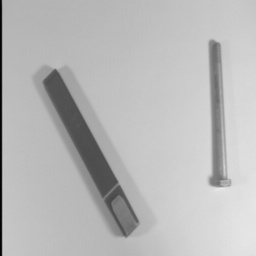
#> input picture operador_binarios/input1/img1.jpeg, 256 x 256 px, shrunk from 512 x 512 before the run
$ python ejercicio1.py
#> lines starting #> are read from the running program, lines starting #| are printed output that depends on the picture
import cv2
import os
import numpy as np
from matplotlib import pyplot as plt
import math
def dec_to_bin(numero1,numero2):
    #los 2 primeros valores no son parte del numero binario
    bin1=bin(numero1)[2:]
    bin2=bin(numero2)[2:]
    #en caso los nros binarios no sean de la misma longitud
    while len(bin1)<len(bin2):
        bin1="0"+bin1
    while len(bin1)>len(bin2):
        bin2="0"+bin2
    return bin1,bin2
def bin_to_dec(t_cadena):
    return int(t_cadena,2)
def op_not(pixel):
    return (255-pixel)
def op_and(pixel1,pixel2):
    #convertimos a binario los pixeles
    cadena1,cadena2=dec_to_bin(pixel1,pixel2)
    temp_cadena=""
    #realizamos la operacion and
    for i in range(len(cadena1)):
        if cadena1[i]=="1"and cadena2[i]=="1":
            temp_cadena=temp_cadena+"1"
        else:
            temp_cadena=temp_cadena+"0"
    return bin_to_dec(temp_cadena)
def op_or(pixel1,pixel2):
    #convertimos a binario los pixeles
    cadena1,cadena2=dec_to_bin(pixel1,pixel2)
    temp_cadena=""
    #realizamos las operacion or
    for i in range(len(cadena1)):
        if cadena1[i]=="1"or cadena2[i]=="1":
            temp_cadena=temp_cadena+"1"
        else:
            temp_cadena=temp_cadena+"0"
    return bin_to_dec(temp_cadena)
def op_xor(pixel1,pixel2):
    #convertimos a binario los pixeles
    cadena1,cadena2=dec_to_bin(pixel1,pixel2)
    temp_cadena=""
    #realizamos las operacion xor
    for i in range(len(cadena1)):
        if cadena1[i]!= cadena2[i]:
            temp_cadena=temp_cadena+"1"
        else:
            temp_cadena=temp_cadena+"0"
    return bin_to_dec(temp_cadena)
def op_binario(img,img2,operacion):
    if img is not None and img2 is not None:
        #mostramos las imagenes originales
        img = cv2.cvtColor(img, cv2.COLOR_BGR2GRAY)
        img2 = cv2.cvtColor(img2, cv2.COLOR_BGR2GRAY)
        cv2.imshow('Imagen inicial 1',img)
        cv2.waitKey()
        cv2.imshow('Imagen inicial 2',img2)
        cv2.waitKey()
        out=np.zeros(shape=img2.shape,dtype=np.uint8)
        #aplicamos las operaciones binarias
        for j in range(img.shape[0]):
            for k in range(img.shape[1]):
                if operacion=="and":
                    out[j][k]=op_and((img2[j][k]),(img[j][k]))
                if operacion=="or":
                    out[j][k]=op_or((img2[j][k]),(img[j][k]))
                if operacion=="xor":
                    out[j][k]=op_xor((img2[j][k]),(img[j][k]))
        #mostramos la imagen resultante
        cv2.imshow('Imagen final',out)
        cv2.waitKey()
        return(out)
    else:
        return(None)

def run_exp(file1,file2):
#> called with file1 = './input1/img1.jpeg', file2 = './input1/img2.jpeg'
    img = cv2.imread(file1)
#> img is the input picture: shape (256, 256, 3); min 0, max 232, mean 185
    img2=cv2.imread(file2)
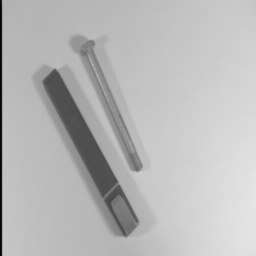
#> input picture operador_binarios/input1/img2.jpeg, 256 x 256 px, shrunk from 512 x 512 before the run
#> img2 is the input picture: shape (256, 256, 3); min 1, max 230, mean 185
    operacion="and"#definimos con que operador vamos a usar
    out=op_binario(img,img2,operacion)
#> the loop in op_binario, `for j in range(img.shape[0]):` made 256 passes
#> after the loop in op_binario, `for j in range(img.shape[0]):`:
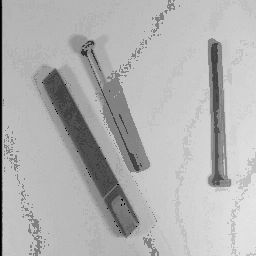
#> out: shape (256, 256); min 0, max 229, mean 177.6
    if out is not None:
        cv2.imwrite('./output/out_'+str(operacion)+'.jpeg',out)
        print("Imagenes Sumadas")
    else:
        print("Imagenes no compatibles--")

run_exp('./input1/img1.jpeg','./input1/img2.jpeg') # <- Operador B optimo para
